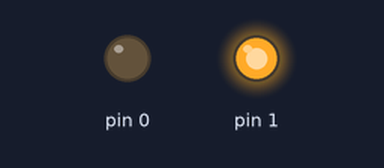
Recording of a sketch running on a simulated Arduino Uno, built with avr-gcc and run on an emulated ATmega328P. On the bench: output pins drawn as LEDs (lit = HIGH).

Above: at 5.0 s.
At 10.5 s:
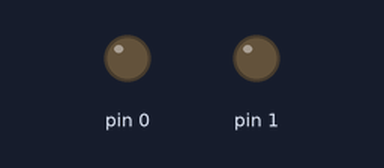
At 16.0 s:
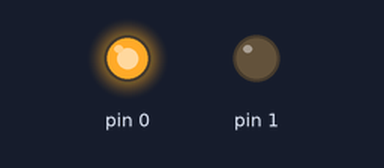
Timing chart, 0 to 28.6 s (numbered marks = the images above):
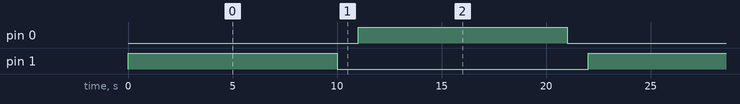

Measured:
- by itself, pin 0, pin 1: alternates HIGH for 10.0 s and LOW for 12.0 s
- by itself, everything shown: repeats every 22.0 s, in 4 steps

The sketch:

epic_migelo_curcan1.ino
```cpp
// int red = 1
//int green = 0
void setup()
{
  pinMode(1, OUTPUT);
  pinMode(0, OUTPUT);
}

void loop()
{
  digitalWrite(1, HIGH);
  delay(10000); // Wait for 1000 millisecond(s)
  digitalWrite(1, LOW);
  delay(1000); // Wait for 1000 millisecond(s)
  digitalWrite(0, HIGH);
  delay(10000);
  digitalWrite(0, LOW);
  delay(1000);
}
```
